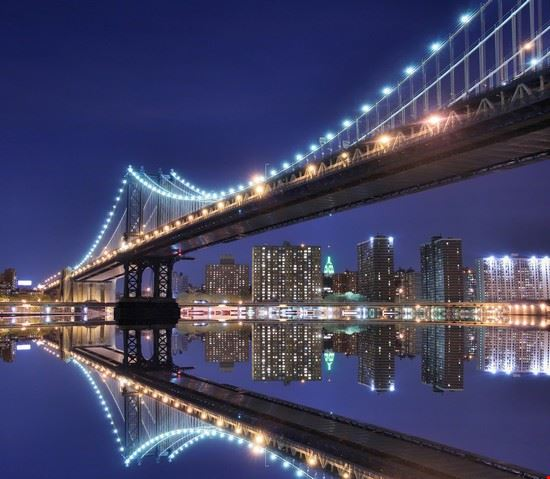
#> input picture lab_2/new_york.jpeg, 550 x 479 px
$ python task_2.py
#> lines starting #> are read from the running program, lines starting #| are printed output that depends on the picture
import os
import numpy as np
import matplotlib.pyplot as plt
from matplotlib.image import imread
from sklearn.decomposition import PCA
from skimage import color


def apply_pca(image_bw: np.ndarray, variance_threshold=0.95):
    pca = PCA(variance_threshold)
    transformed_data = pca.fit_transform(image_bw)
    return pca, transformed_data


def reconstruct_image(pca: PCA, transformed_data: np.ndarray):
    reconstructed_image = pca.inverse_transform(transformed_data)
    return reconstructed_image


def plot_cumulative_variance(cumulative_variance, num_components):
    plt.figure(figsize=(10, 5))
    plt.plot(cumulative_variance)
    plt.xlabel('Number of Components')
    plt.ylabel('Cumulative Explained Variance')
    plt.title('Cumulative Explained Variance by the Components')
    plt.axhline(y=0.95, color='r', linestyle='--')
    plt.axvline(x=num_components, color='k', linestyle='--')
    plt.grid(True)
    plt.show()


def plot_reconstructed_images(image_bw, n_components_list):
    plt.figure(figsize=(15, 10))
    for i, n_components in enumerate(n_components_list, start=1):
        pca = PCA(n_components)
        transformed_data = pca.fit_transform(image_bw)
        reconstructed_image = reconstruct_image(pca, transformed_data)

        plt.subplot(2, 3, i)
        plt.title(f"Components: {n_components}")
        plt.imshow(reconstructed_image, cmap='gray')
        plt.axis('on')  # Ensure the tick labels are displayed
    plt.tight_layout()
    plt.show()


# Load the image
image_path = os.path.join(os.path.dirname(__file__), 'new_york.jpeg')
image_raw = imread(image_path)
#> image_raw is the input picture: shape (479, 550, 3); mean R, G, B 67.5, 67.2, 99.5
print(f"Original image shape: {image_raw.shape}")
#| Original image shape: (479, 550, 3)

# Point 0.25: Convert the image to grayscale
image_gray = color.rgb2gray(image_raw)
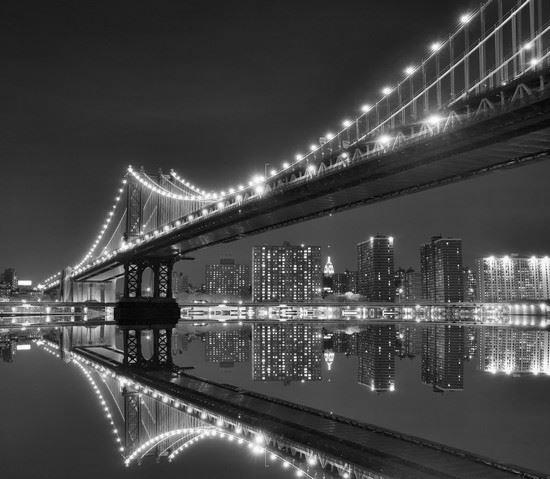
#> image_gray: shape (479, 550) float64; min 0.00196, max 1, mean 0.273
print(f"Grayscale image shape: {image_gray.shape}")
#| Grayscale image shape: (479, 550)
print(f"Grayscale max value: {image_gray.max()} (0.25 points)")
#| Grayscale max value: 1.0 (0.25 points)

# Display original and grayscale images side by side
plt.figure(figsize=(10, 5))
plt.subplot(1, 2, 1)
plt.imshow(image_raw)
plt.title(f'Original Image ({image_raw.shape[0]}x{image_raw.shape[1]})')
plt.axis('off')
plt.subplot(1, 2, 2)
plt.imshow(image_gray, cmap='gray')
plt.title(f'Grayscale Image ({image_gray.shape[0]}x{image_gray.shape[1]})')
plt.axis('off')
plt.show()
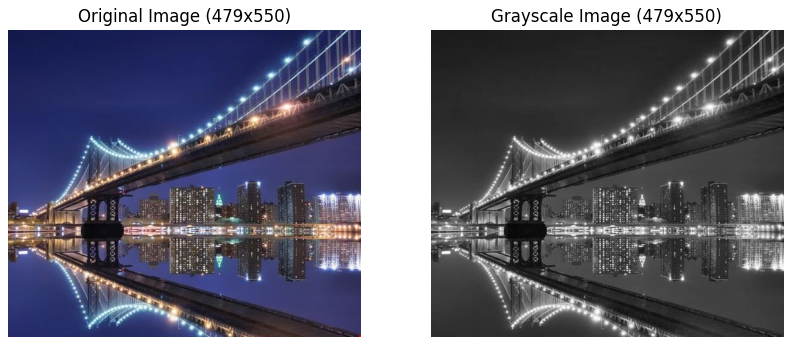
#> figure drawn by matplotlib, 2 panels

# Point 0.75: Apply PCA
pca, transformed_data = apply_pca(image_gray)
#> in apply_pca, `transformed_data = pca.fit_transform(image_bw)`:
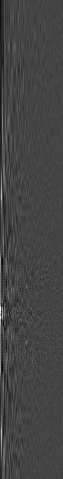
#> transformed_data: shape (479, 63) float64; min -2.76, max 7.49, mean 3.21e-17; drawn with min black and max white
cumulative_variance = np.cumsum(pca.explained_variance_ratio_)
#> cumulative_variance = 63 values from 0.267 to 0.95
num_components = np.argmax(cumulative_variance >= 0.95) + 1
#> num_components = 63
print(f"Number of components needed for 95% variance: {num_components} (0.75 points)")
#| Number of components needed for 95% variance: 63 (0.75 points)

# Point 0.5: Plot the cumulative variance graph
plot_cumulative_variance(cumulative_variance, num_components)
#> in plot_cumulative_variance, `plt.show()`:
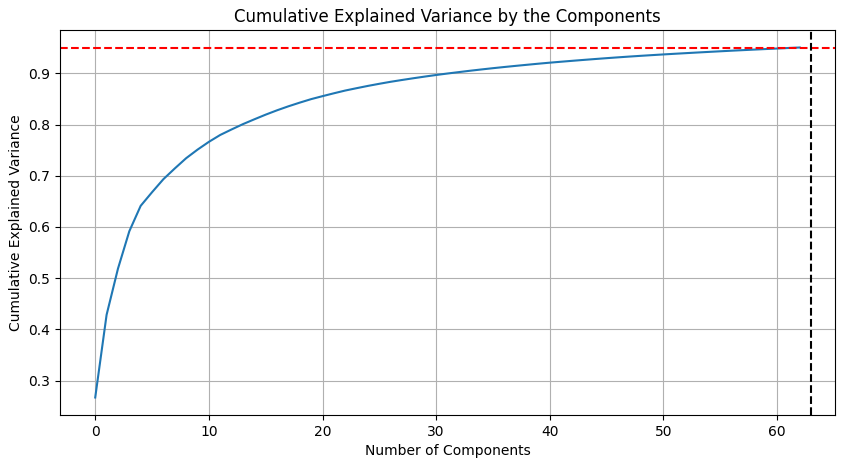
#> figure drawn by matplotlib, 1 panel; curve peaks at x = 62, y = 0.95
print("Displayed cumulative variance graph (additional 0.5 points)")

# Point 1: Reconstruct the image using the number of components needed for 95% variance
reconstructed_image_95 = reconstruct_image(pca, transformed_data)
#> in reconstruct_image, `reconstructed_image = pca.inverse_transform(transformed_data)`:
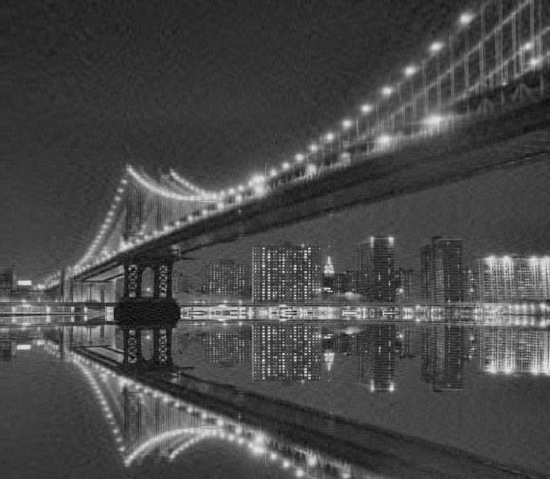
#> reconstructed_image: shape (479, 550) float64; min -0.08, max 1.16, mean 0.273; drawn with min black and max white
plt.figure(figsize=(6, 6))
plt.imshow(reconstructed_image_95, cmap='gray')
plt.title(f'Reconstructed Image ({num_components} components, {image_gray.shape[0]}x{image_gray.shape[1]})')
plt.axis('on')
plt.show()
print("Displayed reconstructed image using the number of components for 95% variance (1 point)")

# Point 2: Reconstruct and display images using different numbers of components
n_components_list = [5, 15, 25, 75, 100, 170]
plot_reconstructed_images(image_gray, n_components_list)
#> the loop in plot_reconstructed_images, `for i, n_components in enumerate(n_components_list, start=1):` made 6 passes
#> pass 1, in reconstruct_image (call 2), `reconstructed_image = pca.inverse_transform(transformed_data)`:
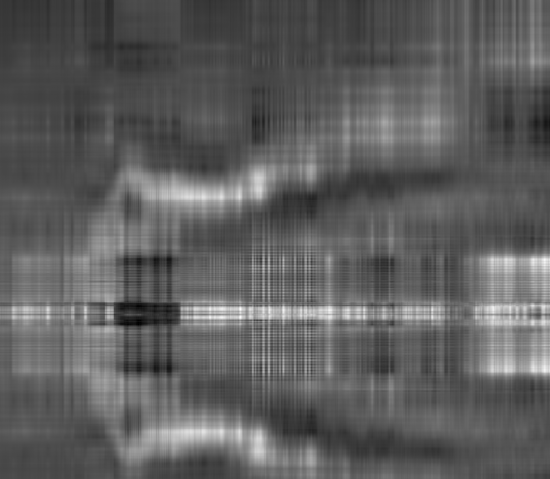
#> reconstructed_image: shape (479, 550) float64; min -0.159, max 1.01, mean 0.273; drawn with min black and max white
#> in plot_reconstructed_images, `plt.show()`:
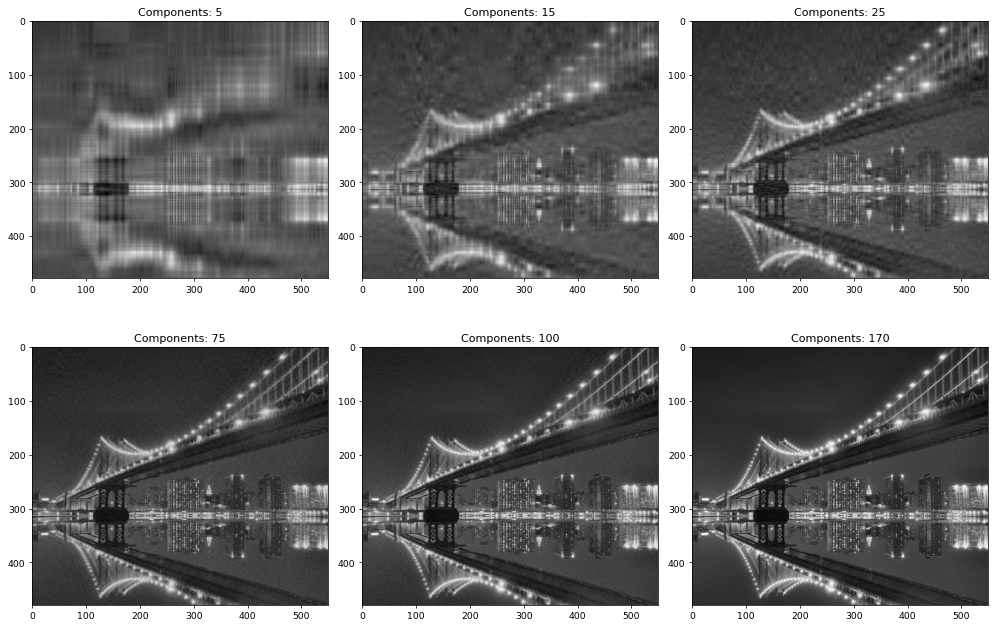
#> figure drawn by matplotlib, 6 panels
print("Reconstructed and displayed images using different numbers of components (2 points)")
